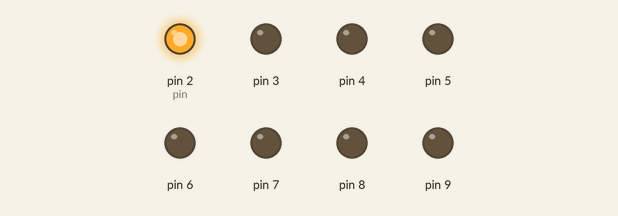
Bench run of a sketch on a simulated Arduino Uno, built with avr-gcc and run on an emulated ATmega328P. On the bench: output pins drawn as LEDs (lit = HIGH).

Above: at 0.5 s.
At 2.5 s:
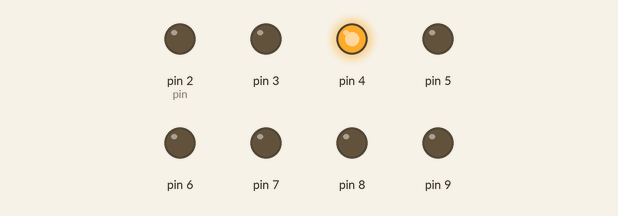
At 3.5 s:
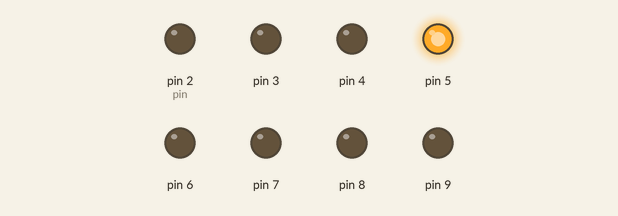
At 4.5 s:
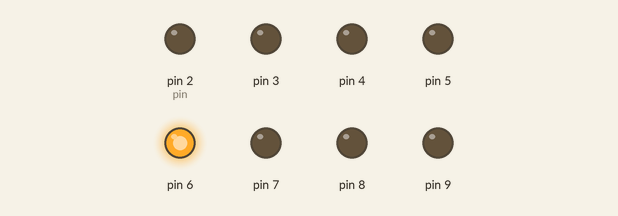
At 6.5 s:
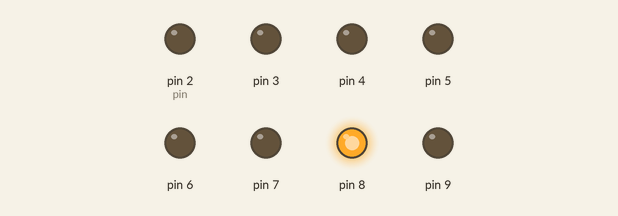
At 9.5 s:
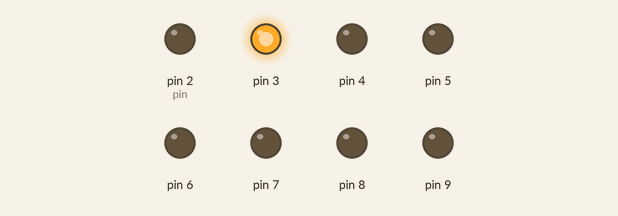
Timing chart, 0 to 10.4 s (numbered marks = the images above):
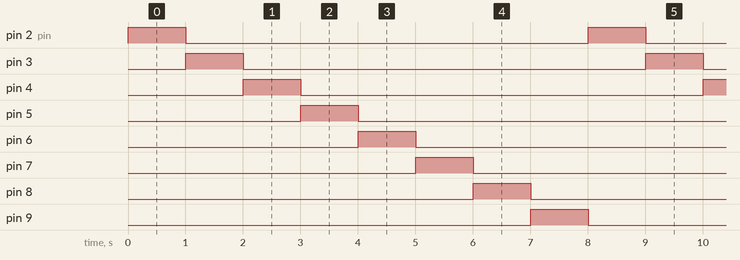

The sketch:

week_06_ex01.ino
```cpp
int pin=2;
void setup(){
  for (int i=2; i<=9; i++){
    pinMode(i,OUTPUT);

  digitalWrite(2,HIGH);
}
}
void loop()
{
  for(int i=0; i<8; i++){
    for(int j=0; j<8; j++){
      if (i==j)digitalWrite(pin+j, HIGH);
      else digitalWrite(pin+j, LOW);
    }
    delay(1000);
  }
}
```

Measured:
- by itself, pin 2 (pin), pin 3–9: alternates HIGH for 1.0 s and LOW for 7.0 s
- by itself, everything shown: repeats every 8.0 s, in 8 steps
